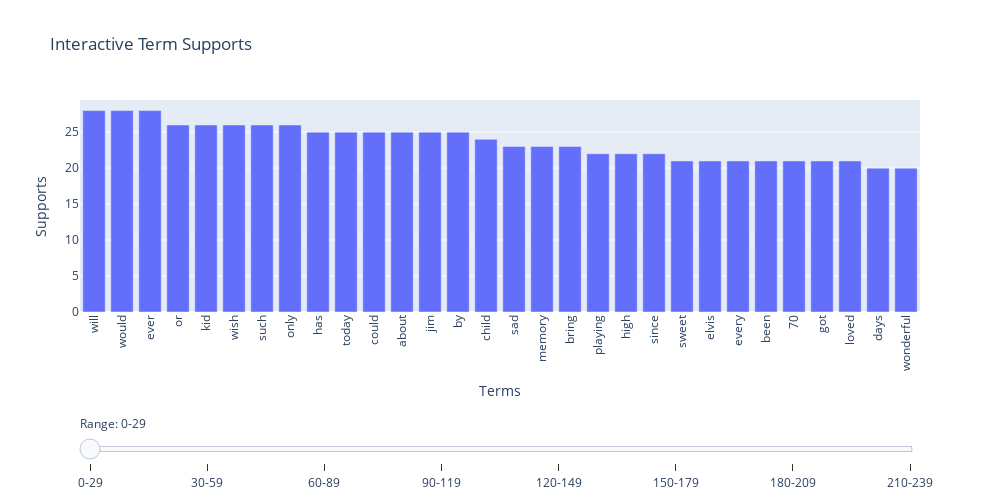

Here is the notebook cell this chart was saved with:
### Markdown cell above
### For each category, filter the patterns to keep only the unique ones

### Code cell
import pandas as pd

dfs = [patterns_df_nostalgia, patterns_df_not_nostalgia]
pattern_freq = {}

# Count pattern occurrences across both files
for df in dfs:
    for pattern in df['Patterns']:
        pattern_freq[pattern] = pattern_freq.get(pattern, 0) + 1

# Filter out something that appearing more than once
unique_only = {pattern for pattern, count in pattern_freq.items() if count == 1}

# Compute total patterns and discarded ones
total_count = sum(len(df) for df in dfs)
discarded_count = total_count - len(unique_only)

# Keep only unique patterns in final DataFrame
filtered_data = [df[df['Patterns'].isin(unique_only)] for df in dfs]
final_df = pd.concat(filtered_data)

ta.plot_frequent_patterns(final_df)

### Figure 1 — Plotly figure (JSON) as saved in the notebook; plotly's stock layout.template omitted (floating-point values rounded to 4 significant figures)
{"data": [{"type": "bar", "x": ["will", "would", "ever", "or", "kid", "wish", "such", "only", "has", "today", "could", "about", "jim", "by", "child", "sad", "memory", "bring", "playing", "high", "since", "sweet", "elvis", "every", "been", "70", "got", "loved", "days", "wonderful"], "y": [28, 28, 28, 26, 26, 26, 26, 26, 25, 25, 25, 25, 25, 25, 24, 23, 23, 23, 22, 22, 22, 21, 21, 21, 21, 21, 21, 21, 20, 20]}], "layout": {"height": 500, "sliders": [{"active": 0, "currentvalue": {"prefix": "Range: "}, "pad": {"t": 100}, "steps": [{"args": [{"x": [["will", "would", "ever", "or", "kid", "wish", "such", "only", "has", "today", "could", "about", "jim", "by", "child", "sad", "memory", "bring", "playing", "high", "since", "sweet", "elvis", "every", "been", "70", "got", "loved", "days"]], "y": [[28, 28, 28, 26, 26, 26, 26, 26, 25, 25, 25, 25, 25, 25, 24, 23, 23, 23, 22, 22, 22, 21, 21, 21, 21, 21, 21, 21, 20]]}], "label": "0-29", "method": "update"}, {"args": [{"x": [["thanks", "ve", "did", "early", "young", "way", "parents", "cry", "reeves", "no", "nostalgic", "record", "oh", "know", "more", "get", "heart", "makes", "greatest", "teenager", "back", "another", "2019", "come", "true", "anyone", "reeves jim", "most", "mother"]], "y": [[20, 20, 20, 20, 19, 19, 19, 19, 19, 19, 19, 18, 18, 18, 18, 18, 18, 18, 18, 18, 18, 17, 17, 17, 17, 17, 17, 17, 16]]}], "label": "30-59", "method": "update"}, {"args": [{"x": [["if", "world", "died", "gone", "singers", "nostalgia", "came", "again", "sound", "little", "say", "man", "past", "singer", "sang", "yesterday", "boy", "too", "father", "anymore", "should", "after", "without", "could wish", "do", "era", "feeling", "pop", "same"]], "y": [[16, 16, 16, 16, 16, 16, 16, 16, 16, 16, 16, 15, 15, 15, 15, 15, 15, 15, 15, 15, 15, 15, 15, 15, 15, 14, 14, 14, 14]]}], "label": "60-89", "method": "update"}, {"args": [{"x": [["new", "don", "later", "make", "original", "missed", "growing", "during", "brought", "take", "rip", "play", "think", "played", "nothing", "seen", "look", "our", "may", "something", "youtube", "while", "10", "last", "80", "wrong", "nowadays", "your", "70s"]], "y": [[14, 14, 14, 14, 14, 14, 14, 14, 14, 14, 13, 13, 13, 13, 13, 13, 13, 13, 13, 13, 13, 13, 13, 13, 13, 12, 12, 12, 12]]}], "label": "90-119", "method": "update"}, {"args": [{"x": [["dancing", "80s", "50", "their", "romantic", "sister", "guy", "sounds", "brilliant", "single", "grew", "times", "people", "put", "generation", "enjoy", "someone", "work", "does", "called", "lol", "voices", "thought", "re", "pretty", "gonna", "band", "late", "remind"]], "y": [[12, 12, 12, 12, 12, 12, 12, 12, 12, 12, 12, 12, 12, 11, 11, 11, 11, 11, 11, 11, 11, 11, 11, 11, 11, 11, 11, 11, 11]]}], "label": "120-149", "method": "update"}, {"args": [{"x": [["house", "car", "1963", "older", "nice", "through", "brother", "here", "went", "lost", "big", "going", "knew", "40", "bringing", "rock", "once", "summer", "younger", "teen", "friends", "says", "changed", "movie", "believe", "thing", "ago", "lady", "sings"]], "y": [[11, 11, 11, 11, 11, 11, 11, 11, 11, 11, 11, 11, 10, 10, 10, 10, 10, 10, 10, 10, 10, 10, 10, 10, 10, 10, 10, 10, 10]]}], "label": "150-179", "method": "update"}, {"args": [{"x": [["also", "emotion", "god", "home", "amazing", "awesome", "real", "use", "14", "tell", "together", "left", "records", "end", "ones", "player", "karen", "place", "until", "tv", "along", "favorites", "special", "soul", "mind", "family", "things", "almost", "others"]], "y": [[10, 10, 10, 10, 10, 10, 10, 10, 10, 10, 9, 9, 9, 9, 9, 9, 9, 9, 9, 9, 9, 9, 9, 9, 9, 9, 9, 9, 9]]}], "label": "180-209", "method": "update"}, {"args": [{"x": [["please", "though", "wonder", "person", "sung", "handsome", "perfect", "ll", "happy", "its"]], "y": [[9, 9, 9, 9, 9, 9, 9, 9, 9, 9]]}], "label": "210-239", "method": "update"}]}], "title": {"text": "Interactive Term Supports"}, "width": 1000, "xaxis": {"autorange": true, "range": [-0.5, 29.5], "tickangle": -90, "title": {"text": "Terms"}, "type": "category"}, "yaxis": {"autorange": true, "range": [0, 29.47], "title": {"text": "Supports"}, "type": "linear"}}}
